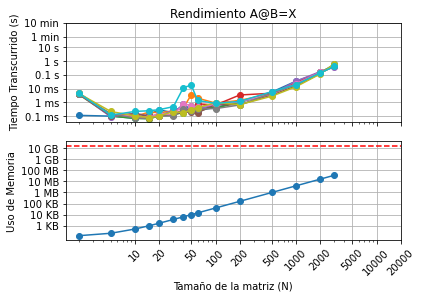

The script that drew this image:
# -*- coding: utf-8 -*-
"""
Created on Mon Aug 10 10:15:34 2020

@author: Ale
"""

from time import perf_counter
import matplotlib.pyplot as plt
import sys
from numpy import zeros, float32
import numpy as np


from scipy import linalg

############## ¡IMPORTANTE! ############### 
# Este código es para toda la entrega, para corregir favor cambiar en la linea N19 dtype= np.single (Por Half, Single, Double y Longdouble)
############## ¡IMPORTANTE! ############### 

def matriz_laplaciana(N, dtype=float32):
    
    Matrizlp = zeros((N,N), dtype=np.single)
    
    for i in range (N):
        
        for j in range (N):
            
            if i==j:
                Matrizlp[i,j]=2
                
            if i+1==j:
                Matrizlp[i,j]=-1
                
            if i-1==j:
                Matrizlp[i,j]=-1
                
    return Matrizlp

Tamañodelamatriz = [2,5,10,15,20,30,40,50,60,100,200,500,1000,2000,3000]
    
dt = []
memoria = []
    
Cantidadcorridas = 10


for numerocorrida in range(Cantidadcorridas):
    
    corrida = open(f"Corrida{numerocorrida}.txt","w")
    
    for N in Tamañodelamatriz:
        
         ML = matriz_laplaciana(N)

         t1 = perf_counter()
    
         X = linalg.inv(ML)

         t2 = perf_counter()
    
         deltatiempo = t2 - t1
    
         memoria1 = (sys.getsizeof(ML))
    
         print(f"Para un N = {N}")
    
         print(f"El tiempo entre ambos es {deltatiempo} s")
    
         print(f"La memoria utilizada es de {memoria1} bytes")
         print("--------------------------------------")
         
         dt.append(deltatiempo)
         memoria.append(memoria1)
         
         corrida.write(f"{N} {deltatiempo} {memoria1}\n")
         corrida.flush()

plt.figure()

plt.subplot(2,1,1)

x = [10,20,50,100,200,500,1000,2000,5000,10000,20000]    
y1 = [0.1e-3,1e-3,1e-2,0.1,1.,10.,60,60*10,]
yl = ["0.1 ms","1 ms","10 ms","0.1 s","1 s","10 s","1 min","10 min"]
y2 = [10**3,10**4,10**5,10**6,10**7,10**8,10**9,10**10,]
yt = ["1 KB","10 KB","100 KB","1 MB","10 MB","100 MB","1 GB","10 GB","100 GB"]

for i in range(Cantidadcorridas):
    
    memoriausada=[]
    tiempos = []
    archivos = (f"Corrida{i}.txt")
    apertura = open(archivos,'r')
    todas_las_lineas = apertura.readlines()
    
    for j in range(len(Tamañodelamatriz)):
        
        fila = []
        fila.append(todas_las_lineas[j])
        fila = fila[0].split(" ")
        tiempos.append(float(fila[1]))
        memoriausada.append(int(fila[2]))
        
    apertura.close()
    plt.loglog(Tamañodelamatriz,tiempos,"-o")


plt.xticks(x,[])
plt.yticks(y1,yl)
plt.grid(True) 
plt.ylabel("Tiempo Transcurrido (s)")
plt.title("Rendimiento A@B=X")   

plt.subplot(2,1,2)
plt.loglog(Tamañodelamatriz,memoriausada,"-o") 
plt.xticks(x,x,rotation=45)
plt.grid(True) 
plt.yticks(y2,yt)
plt.ylabel("Uso de Memoria")
plt.xlabel("Tamaño de la matriz (N)")
plt.axhline(y=16000000000, xmin=0.001, xmax=0.9999,color="red",ls="--")

plt.show()
